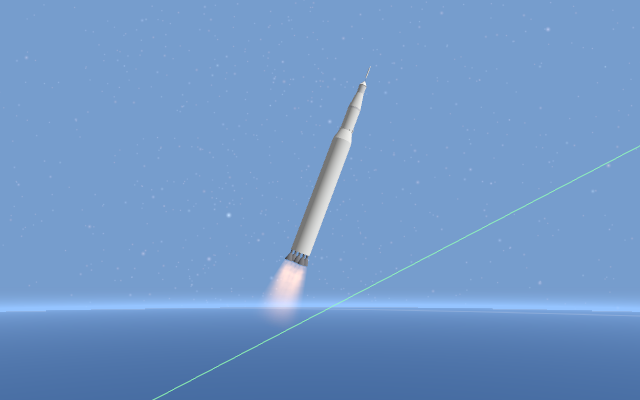
#> input picture Tests/OrbitRenderTests/Goldens/apple9/ascent-60s.png, 640 x 400 px
$ python skew.py ../../../../../Tests/OrbitRenderTests/Goldens/apple9/ascent-60s.png
#> lines starting #> are read from the running program, lines starting #| are printed output that depends on the picture
import sys
from PIL import Image
import numpy as np
img = Image.open(sys.argv[1]).convert('L')
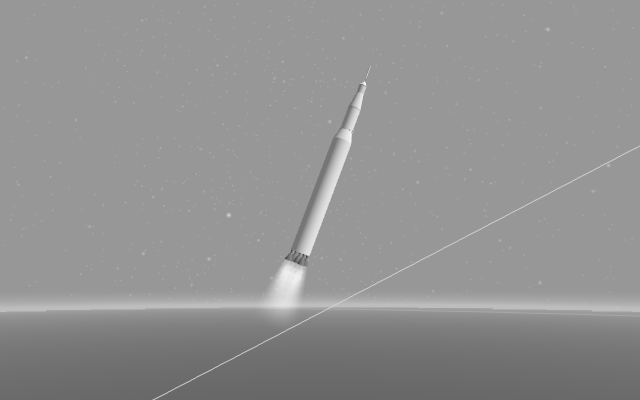
#> img: PIL image 640x400 L; min 63, max 252, mean 145.4
best = None
for a10 in range(-25, 26):
    a = a10/10.0
    r = img.rotate(-a, resample=Image.BILINEAR, fillcolor=255)  # PIL rotate is CCW; -a => clockwise a
    arr = np.array(r)[600:2900, 300:4300] < 128
    prof = arr.sum(axis=1).astype(float)
    score = (np.diff(prof)**2).sum()
    if best is None or score > best[0]: best = (score, a)
    print(a, int(score))
#> this loop made 51 passes
#> best on pass 1: (0, -2.5)
#| -2.5 0
#| -2.4 0
#| -2.3 0
#| -2.2 0
#| -2.1 0
#| -2.0 0
#| -1.9 0
#| -1.8 0
#> (further printed lines are left out)
#> pass 1, `r = img.rotate(-a, resample=Image.BILINEAR, fillcolor=255)`:
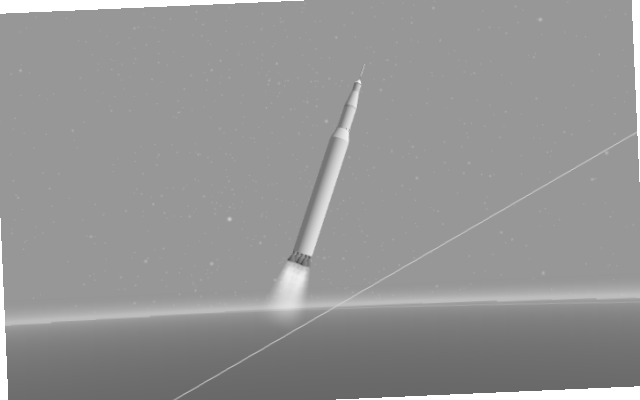
#> r: PIL image 640x400 L; min 70, max 255, mean 148.2
print('best clockwise deg', best[1])
#| best clockwise deg -2.5
